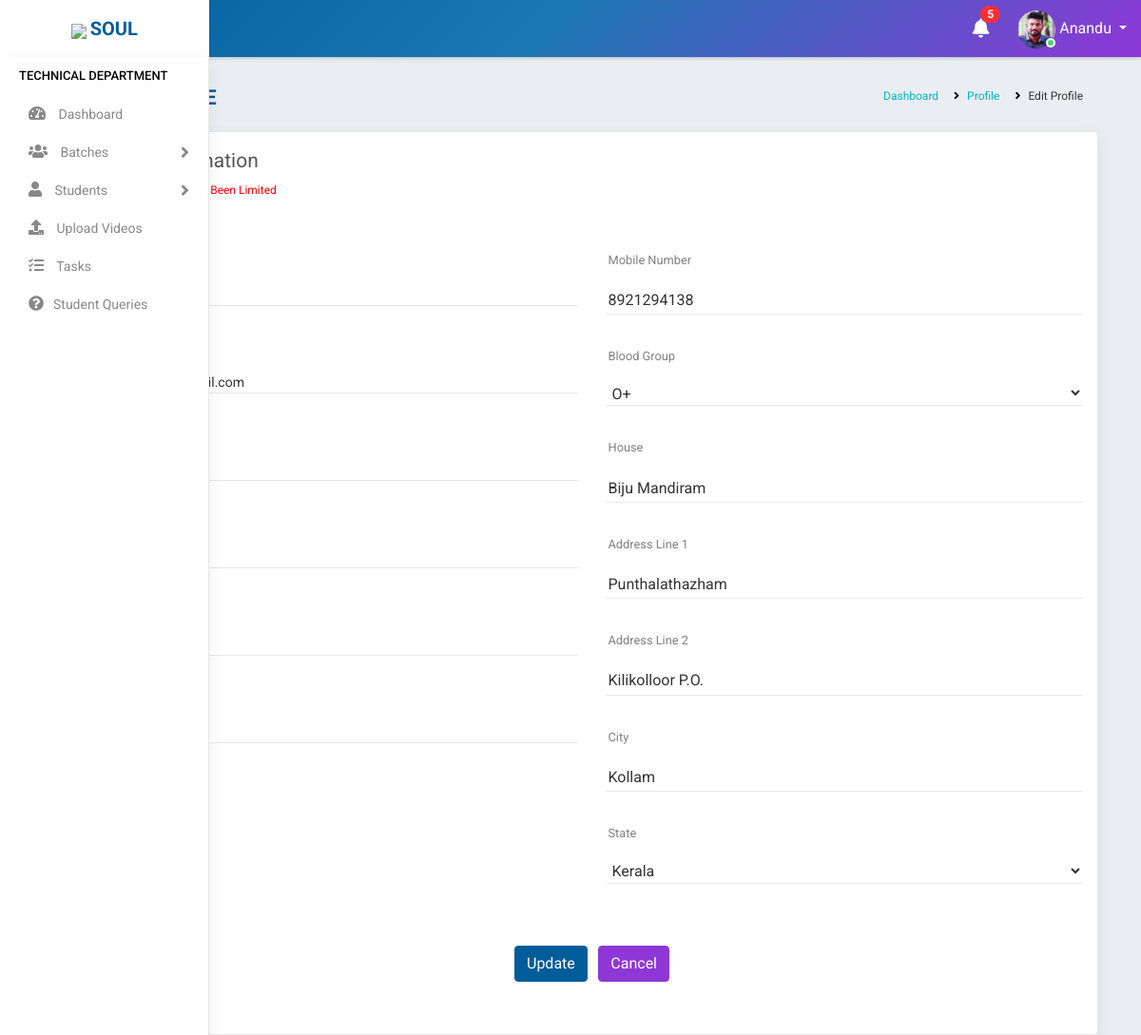
Before: /profile/update/ (signed in) with the older database file.
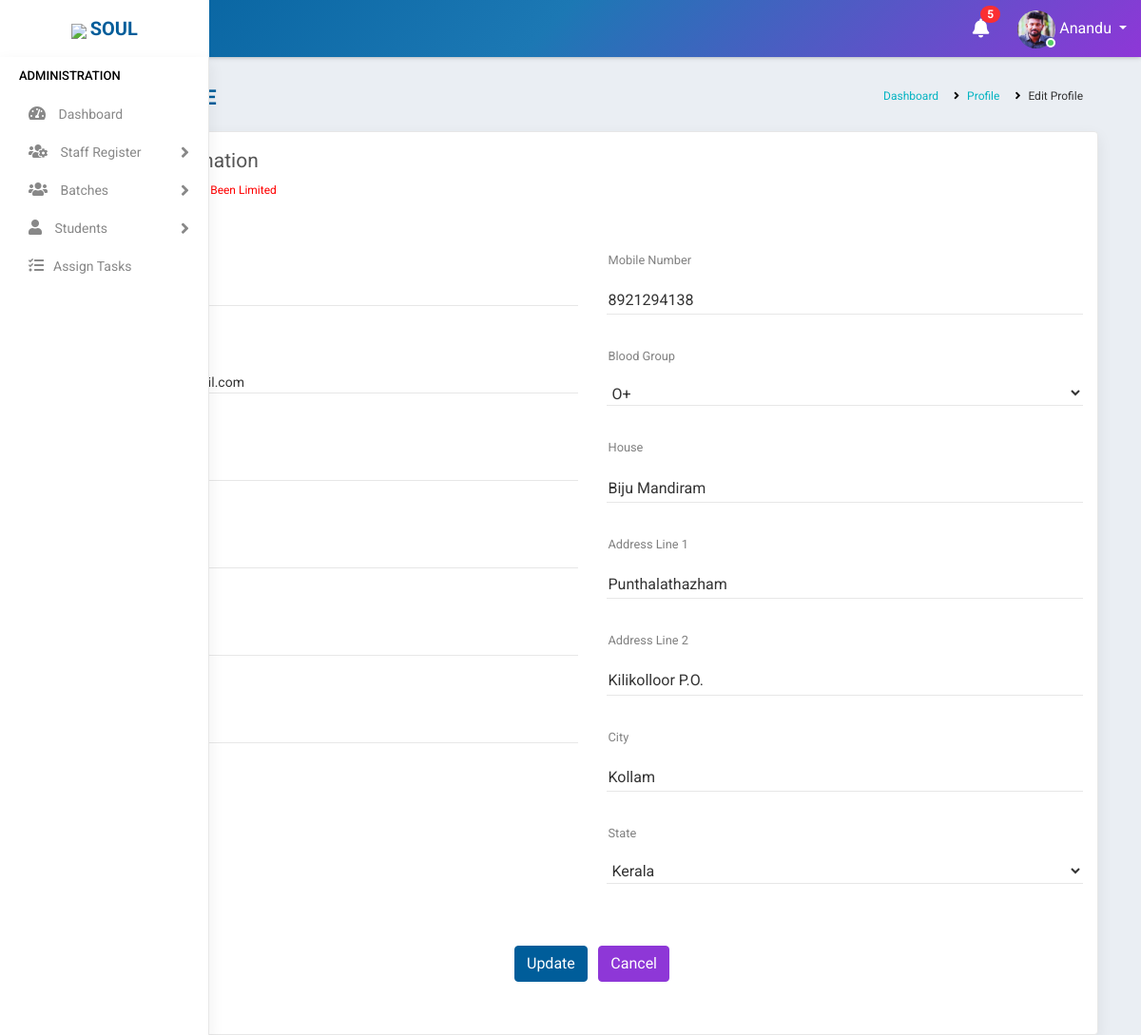
After: the same page with the newer database file.
### accounts/views.py (the view, shortened to what this page needs)
# urls.py: path('profile/update/', ProfileUpdate.as_view(),name='profile_update'),
class ProfileUpdate(View):
    def get(self, request):
        user=request.user
        if user.is_authenticated:
            note = Notification.objects.filter(receiver=user).filter(status="Not Read").order_by('-datetime')
            no_count = note.count()
            try:
                s= Staff.objects.get(user=user)
                form = ProfileUpdateForm(instance=s)
                return render(request,'accounts/edit_profile.html',{'s':s,'form':form,'no_count':no_count,'note':note})
            except:
                s= Student.objects.get(user=user)
                form = StudentProfileUpdateForm(instance=s)
                return render(request,'students/edit_profile.html',{'s':s,'form':form,'no_count':no_count,'note':note})
        else:
            return redirect('logout')

### accounts/forms.py
class ProfileUpdateForm(ModelForm):
    class Meta:
        model = Staff
        fields ='__all__'
        exclude = ['user','name','empid','email','sex','dob','doj','status','stype','profile_pic']

### accounts/templates/accounts/edit_profile.html (shortened to what the changed rows need)
{% extends 'accounts/main.html' %}
{% block content %}
    <div class="main-wrapper">
    {% if s.stype == "1" %}
    {% include 'accounts/sidebar_operations.html' %}
    {% elif s.stype == "2" %}
    {% include 'accounts/sidebar_sales.html' %}
    {% elif s.stype == "3" %}
    {% include 'accounts/sidebar_trainer.html' %}
    {% elif s.stype == "4" %}
    {% include 'accounts/sidebar_admin.html' %}
    {% endif %}
    </div>
    {% endblock %}

Changed rows visible on the page:
changed Staff "Biju Mandiram": stype "3" → "4" (drawn)
Other visible differences:
text no longer shown: "TECHNICAL DEPARTMENT Upload Videos Tasks Student Queries"
text now shown: "ADMINISTRATION Staff Register Assign Tasks"
